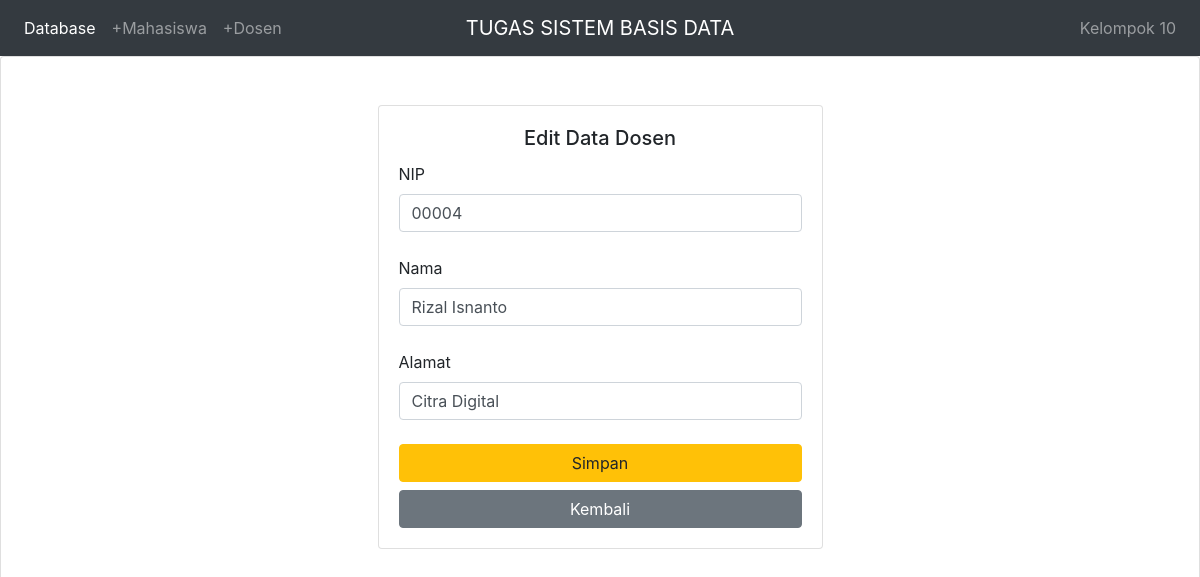
/editDsn.php?nip=00004, run on the app's committed database.
### tables this page shows
CREATE TABLE `dosen` (
  `nip` varchar(5) NOT NULL,
  `nama` varchar(20) NOT NULL,
  `kepakaran` varchar(25) NOT NULL
);

### editDsn.php (the view, shortened to what this page needs)
<!doctype html>
<html>
<head>
	<link rel="stylesheet" href="https://stackpath.bootstrapcdn.com/bootstrap/4.5.0/css/bootstrap.min.css">
</head>
	<body>
	<?php
            require 'navbar.php';
           ?>
		<div class="card">
			<div class="container">
				<div class = "row">
					<?php
					include "connection.php";
					$nip = $_GET['nip'];
					$query_mysql = mysqli_query($connection, "SELECT * FROM dosen WHERE nip='$nip'")or die(mysqli_error($connection));
					while($data = mysqli_fetch_array($query_mysql)){
					?>
						<div class="col-sm-9 col-md-7 col-lg-5 mx-auto">
							<div class="card card-signin my-5">
								<div class="card-body">
									<h5 class="card-title text-center">Edit Data Dosen</h5>
										<form class="form-signing" action="updateDsn.php" method="post">
											<div class="form-label-group">
											<label>NIP</label>
												<input type="number" name="nip" value="<?php echo $data['nip'] ?>" class="form-control" required autofocus>
												</div><br>
												<label>Nama</label>
												<div class="form-label-group">
												<input type="text" name="nama" value="<?php echo $data['nama'] ?>" class="form-control" required>
												</div><br>
												<label>Alamat</label>
												<div class="form-label-group">
												<input type="text" name="kepakaran" value="<?php echo $data['kepakaran'] ?>"class="form-control" required>
												</div>
												<br>
												<input class ="btn btn-warning btn-block " type="submit" value="Simpan">
												<a class = "btn btn-secondary btn-block " href="index.php">Kembali</a>
										</form>
									</div>
      						</div>
    					</div>
					<?php } ?>
				</div>
				<br><br><br><br><br><br><br><br><br><br><br><br><br><br>
		</div>
	</body>
</html>

### data on the page
dosen: nip "00004", nama "Rizal Isnanto", kepakaran "Citra Digital"
